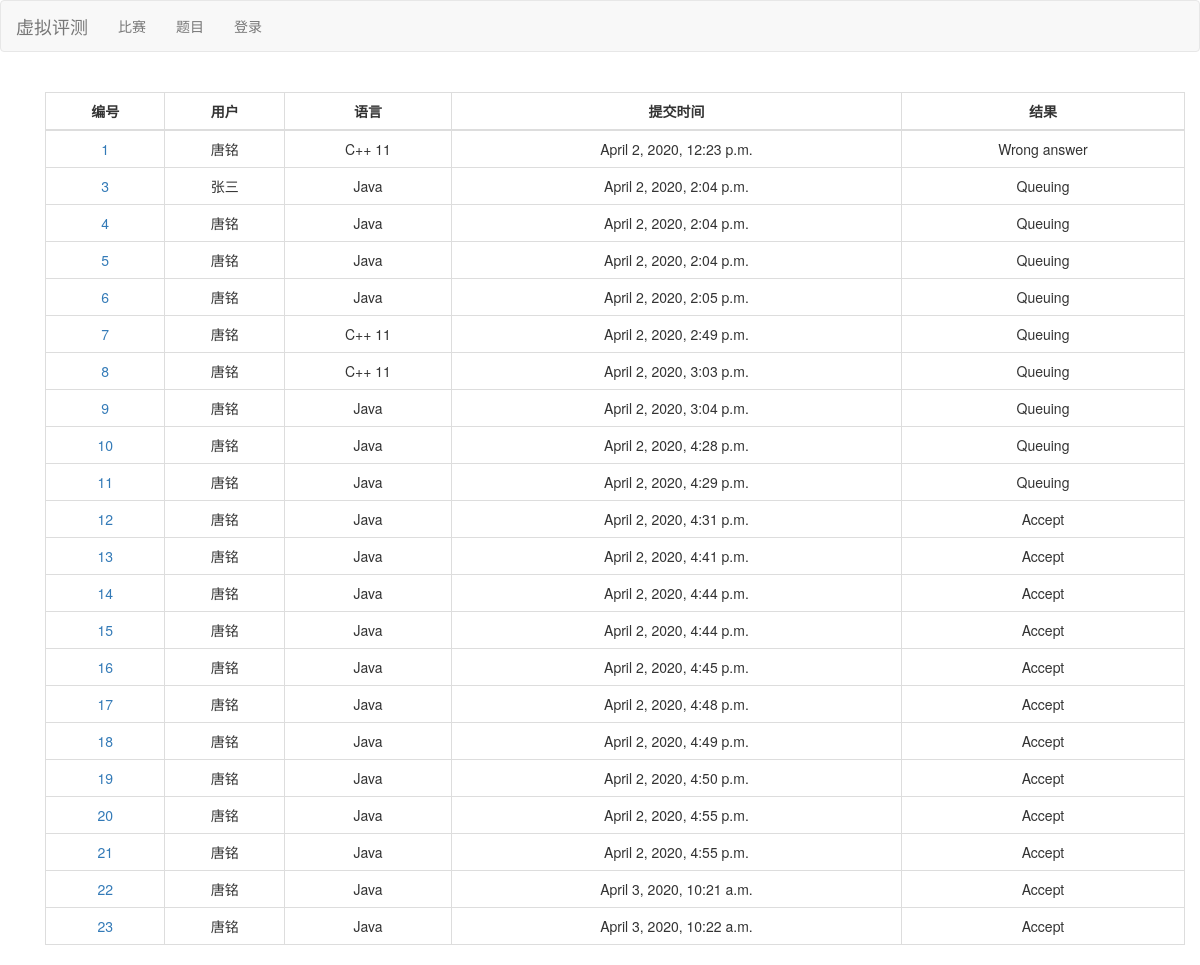
/judge/, run on an earlier commit of the app's database.
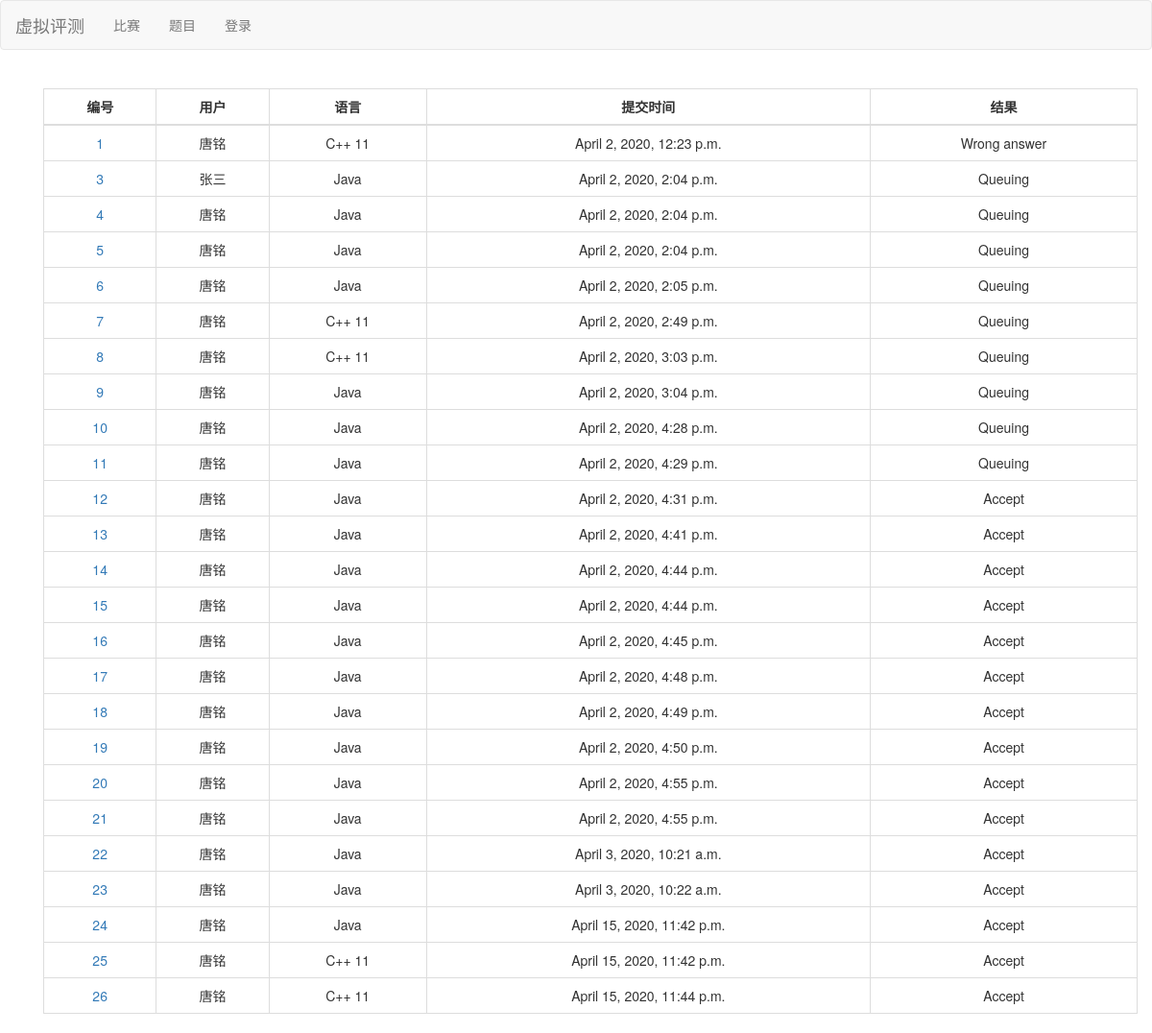
And on a later commit of the database.
### judge/models.py (models this page shows, shortened)
class UserSubmit(models.Model):
    user = models.ForeignKey(User, on_delete=models.CASCADE)
    problem = models.ForeignKey(Problem, on_delete=models.CASCADE)
    contest = models.ForeignKey(Contest, on_delete=models.CASCADE, blank=True, default=None)
    submit_time = models.DateTimeField(auto_now=False, auto_now_add=True)
    submit_id = models.IntegerField(default=-1)
    code = models.TextField()
    language = models.CharField(max_length=10)
    result = models.CharField(max_length=15)

### judge/views.py (the view)
# urls.py: path('', views.JudgeListView.as_view(), name='judge_list'),
class JudgeListView(ListView):
    template_name = 'judge_list.html'
    paginate_by = 30
    context_object_name = 'judge_list'
    def get_queryset(self):
        return UserSubmit.objects.order_by('submit_time')

### templates/judge_list.html (shortened to what this page needs)
{% extends 'base.html' %}
{% block base %}
<div class="container">
    <table class="table table-bordered text-center">
        <thead align="center">
            <tr>
                <th>编号</th>
                <th>用户</th>
                <th>语言</th>
                <th>提交时间</th>
                <th>结果</th>
            </tr>
        </thead>
        <tbody>
            {% for judge in judge_list %}
            <tr>
                <td><a href="{{ judge.id }}">{{ judge.id }}</a></td>
                <td>{{ judge.user.first_name }}{{ judge.user.last_name }}</td>
                <td>{{ judge.language }}</td>
                <td>{{ judge.submit_time }}</td>
                <td>{{ judge.result }}</td>
            </tr>
            {% endfor %}
        </tbody>
    </table>
</div>
{% endblock base %}

### templates/base.html (shortened to what this page needs)
<!doctype html>
<html lang="en">
{% load static %}
<head>
    <link rel="stylesheet" href="https://cdn.staticfile.org/twitter-bootstrap/3.3.7/css/bootstrap.min.css">
</head>
<body>
    <nav class="navbar navbar-default" role="navigation">
        <div class="container-fluid">
            <a class="navbar-brand" href="{% url 'home' %}">虚拟评测</a>
            <ul class="nav navbar-nav" style="width: auto;">
                <li><a href="{% url 'contest_list' %}">比赛</a></li>
                <li><a href="{% url 'problem_list' %}">题目</a></li>
                {% if user.is_authenticated %}
                <li><a href="{% url 'profile' %}">用户</a></li>
                {% if user.is_staff %}
                    <li><a href="{% url 'manager' %}">管理</a></li>
                {% endif %}
                <li><a class="nav-link" href="Javascript:{document.getElementById('logout').submit()}">注销</a>
                <form action="{% url 'logout' %}" id='logout' method="POST">
                    {% csrf_token %}
                    <input type="hidden">
                </form>
                </li>
                {% else %}
                <li>
                    <a href="{% url 'login' %}">登录</a>
                </li>
                {% endif %}
            </ul>
        </div>
    </nav>
    <br>
    <div class="container">
        {% block base %}
        {% endblock base %}
    </div>
</body>
</html>

### templates/base.html (style rules this page uses)
.table th, .table td { text-align: center; vertical-align: middle !important; }

What changed in the data, as far as the page shows it:
added UserSubmit: id "24", user.first_name "唐", user.last_name "铭", language "Java", submit_time "April 15, 2020, 11:42 p.m.", result "Accept"
added UserSubmit: id "25", user.first_name "唐", user.last_name "铭", language "C++ 11", submit_time "April 15, 2020, 11:42 p.m.", result "Accept"
added UserSubmit: id "26", user.first_name "唐", user.last_name "铭", language "C++ 11", submit_time "April 15, 2020, 11:44 p.m.", result "Accept"
